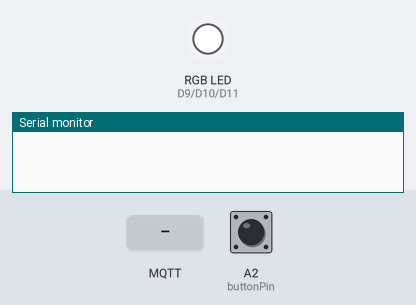
The sketch below on a simulated Arduino Uno R4 WiFi. Parts: an RGB LED mixed from three pins (HIGH = lit), the last lines printed to the serial monitor. Dashed ring = blinking. The test bench sets the inputs (shaded band); at power-on: A2 (buttonPin) HIGH. WiFi joins after 1.5 s; servers stay silent unless stated; no MQTT or app messages arrive unless stated.

Above: at 3.7 s.
3.8 s: A2 (buttonPin) pulled LOW for 0.15 s
At 4.6 s:
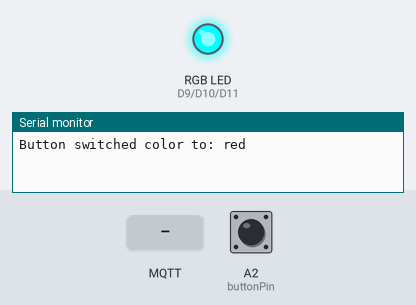
5.4 s: MQTT message "green" arrives on the first subscribed topic
At 5.8 s:
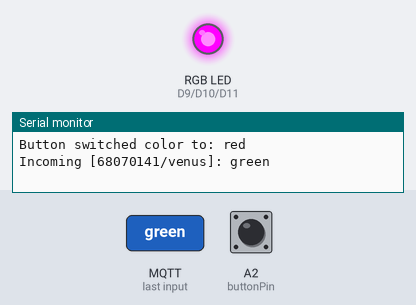
6.9 s: MQTT message "blue" arrives on the first subscribed topic
At 8.1 s:
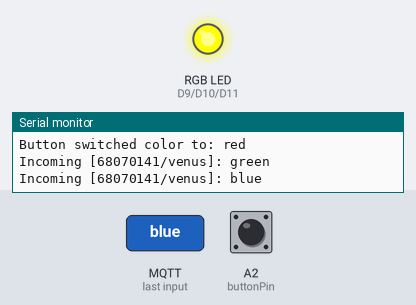
8.4 s: MQTT message "purple" arrives on the first subscribed topic
At 9.3 s:
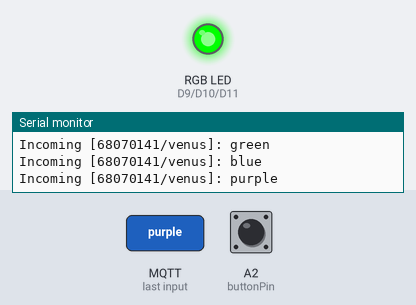
9.9 s: A2 (buttonPin) pulled LOW for 1 s
At 10.5 s:
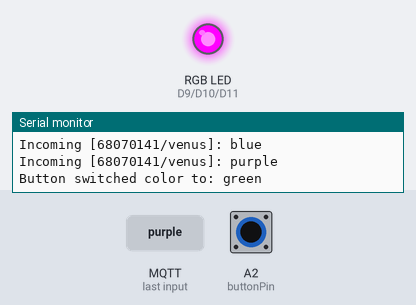
12.4 s: A2 (buttonPin) pulsed LOW 5 times (0.12 s each, 0.3 s apart)
At 13.15 s:
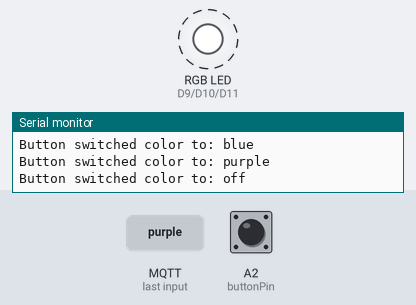
Timing chart, 0 to 15.4 s (numbered marks = the images above; inputs shaded):
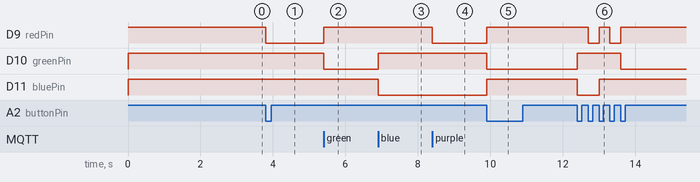

The sketch:

Combo08_Button_3Switches_To_RGB.ino
```cpp
/*
 * [โจทย์ประยุกต์ Combo 08] ปุ่มกด Switch + RGB LED + MQTT (ตามการทดลองในสไลด์หน้า 68 และ 75)
 * - กดปุ่มที่บอร์ดเพื่อสลับสี RGB (Red -> Green -> Blue -> Purple -> Off) พร้อม Publish ชื่อสีขึ้นเว็บ
 * - และถ้ารับข้อความ Subscribe จากเว็บ ("red", "green", "blue", "purple", "off") ก็เปลี่ยนสีไฟตามเว็บทันที!
 */
#include <WiFiS3.h>
#include <MQTTClient.h>

const char WIFI_SSID[]      = "68070141";
const char WIFI_PASSWORD[]  = "nano9753";
const char MQTT_BROKER[]    = "phycom.it.kmitl.ac.th";
const int  MQTT_PORT        = 1883;
const char MQTT_CLIENT_ID[] = "UnoR4_68070141_C08";

const int redPin    = 9;
const int greenPin  = 10;
const int bluePin   = 11;
const int buttonPin = A2;

int colorStep = 0;
bool lastBtnState = HIGH;

WiFiClient network;
MQTTClient mqtt(256);

void setColor(int r, int g, int b) {
  analogWrite(redPin,   255 - r); // Common Anode
  analogWrite(greenPin, 255 - g);
  analogWrite(bluePin,  255 - b);
}

void messageReceived(String &topic, String &payload) {
  Serial.println("Incoming [" + topic + "]: " + payload);

  if (payload == "red" || payload == "RED")         setColor(255, 0, 0);
  else if (payload == "green" || payload == "GREEN") setColor(0, 255, 0);
  else if (payload == "blue" || payload == "BLUE")   setColor(0, 0, 255);
  else if (payload == "purple")                      setColor(255, 0, 255);
  else if (payload == "off" || payload == "OFF")     setColor(0, 0, 0);
}

void connectToWiFiAndMQTT() {
  while (WiFi.status() != WL_CONNECTED) { WiFi.begin(WIFI_SSID, WIFI_PASSWORD); delay(1000); }
  while (!mqtt.connect(MQTT_CLIENT_ID)) { delay(500); }
  mqtt.subscribe("68070141/venus");
}

void setup() {
  Serial.begin(9600);
  pinMode(redPin, OUTPUT);
  pinMode(greenPin, OUTPUT);
  pinMode(bluePin, OUTPUT);
  pinMode(buttonPin, INPUT_PULLUP);
  setColor(0, 0, 0);

  mqtt.begin(MQTT_BROKER, MQTT_PORT, network);
  mqtt.onMessage(messageReceived);
  connectToWiFiAndMQTT();
}

void loop() {
  mqtt.loop();
  if (!mqtt.connected()) connectToWiFiAndMQTT();

  bool currentBtn = digitalRead(buttonPin);
  if (currentBtn == LOW && lastBtnState == HIGH) {
    colorStep = (colorStep + 1) % 5;
    String colorName = "off";

    if (colorStep == 1)      { setColor(255, 0, 0);   colorName = "red"; }
    else if (colorStep == 2) { setColor(0, 255, 0);   colorName = "green"; }
    else if (colorStep == 3) { setColor(0, 0, 255);   colorName = "blue"; }
    else if (colorStep == 4) { setColor(255, 0, 255); colorName = "purple"; }
    else                     { setColor(0, 0, 0);     colorName = "off"; }

    mqtt.publish("68070141/color", colorName);
    Serial.println("Button switched color to: " + colorName);
    delay(200);
  }
  lastBtnState = currentBtn;
}
```

Measured:
- after the input at 3.8 s, D9 (redPin): HIGH → LOW at once
- after the input at 5.4 s, D9 (redPin): LOW → HIGH at once; D10 (greenPin): HIGH → LOW at once
- after the input at 6.9 s, D10 (greenPin): LOW → HIGH at once; D11 (bluePin): HIGH → LOW at once
- after the input at 8.4 s, D9 (redPin): HIGH → LOW at once
- after the input at 9.9 s, D9 (redPin), D11 (bluePin): LOW → HIGH at once; D10 (greenPin): HIGH → LOW at once
- after the input at 12.4 s, D9 (redPin): alternates HIGH for 0.30 s and LOW for 0.30 s, 4 changes in all, then stays HIGH, starting after 0.30 s; D10 (greenPin): LOW → HIGH at once, → LOW 1.2 s later; D11 (bluePin): HIGH → LOW at once, → HIGH 0.60 s later
